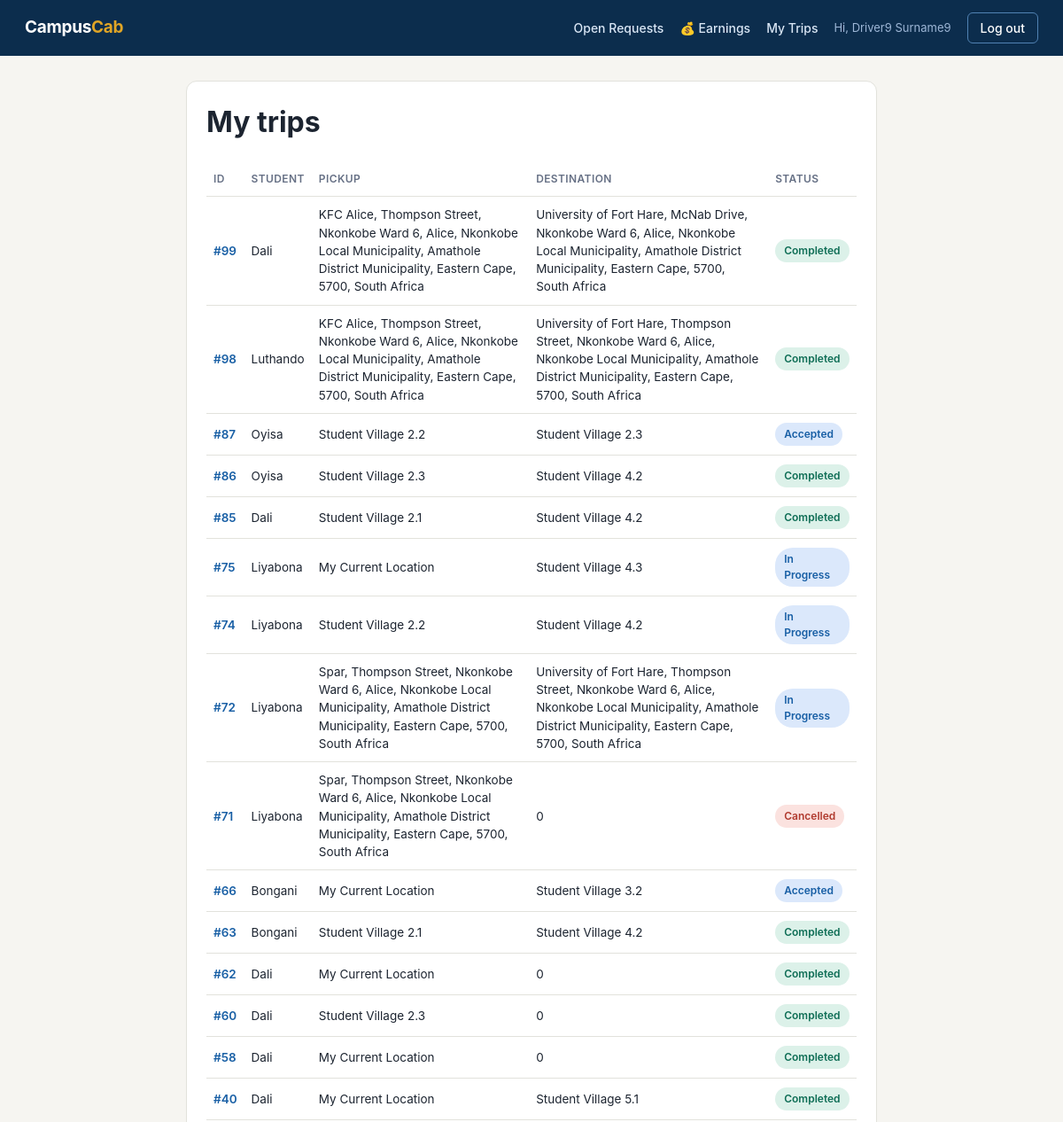
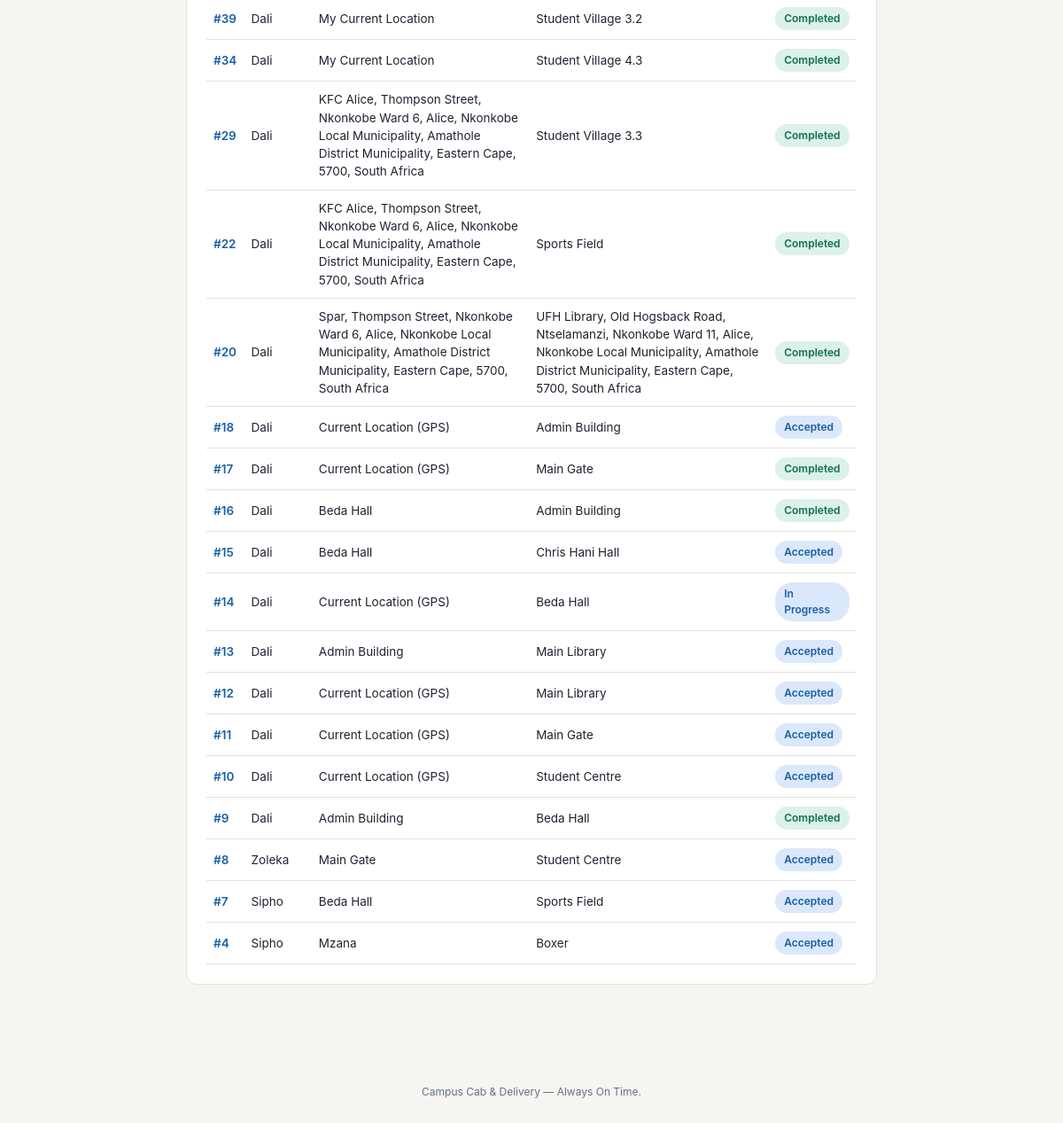
/my_trips.php (signed in), run on the app's committed database (2 pictures, top to bottom).
### tables this page shows
CREATE TABLE `ride` (
  `rideID` int(11) NOT NULL,
  `studentID` int(11) DEFAULT NULL,
  `staffID` int(11) DEFAULT NULL,
  `requester_type` enum('Student','Staff') NOT NULL DEFAULT 'Student',
  `request_type` enum('Ride','Parcel') NOT NULL DEFAULT 'Ride',
  `parcel_details` varchar(255) DEFAULT NULL,
  `DriverID` int(11) DEFAULT NULL,
  `pickup_address` varchar(250) DEFAULT NULL,
  `pickup_latitude` decimal(10,7) DEFAULT NULL,
  `pickup_longitude` decimal(10,7) DEFAULT NULL,
  `destination_address` varchar(250) DEFAULT NULL,
  `destination_latitude` decimal(10,7) DEFAULT NULL,
  `destination_longitude` decimal(10,7) DEFAULT NULL,
  `requested_at` datetime DEFAULT NULL,
  `accepted_at` datetime DEFAULT NULL,
  `started_at` datetime DEFAULT NULL,
  `Completed_at` datetime DEFAULT NULL,
  `ride_status` enum('Requested','Accepted','Driver Arriving','In Progress','Completed','Cancelled') DEFAULT 'Requested',
  `cancellation_reason` varchar(255) DEFAULT NULL,
  `cancelled_at` datetime DEFAULT NULL,
  `estimated_distance_km` decimal(6,2) DEFAULT NULL,
  `estimated_duration_min` int(11) DEFAULT NULL,
  `estimated_price` decimal(8,2) DEFAULT NULL,
  `driver_earning` double NOT NULL,
  `campus_commission` double NOT NULL
);

CREATE TABLE `student` (
  `studentID` int(11) NOT NULL,
  `studentNumber` varchar(9) DEFAULT NULL,
  `studentFname` varchar(50) NOT NULL,
  `studentLname` varchar(50) NOT NULL,
  `studentEmail` varchar(50) NOT NULL,
  `studentPhoneNo` varchar(15) NOT NULL,
  `studentAccount_status` enum('Active','Inactive') DEFAULT 'Active',
  `studentPwd` varchar(255) NOT NULL,
  `verification_token` varchar(64) DEFAULT NULL,
  `token_expiry` datetime DEFAULT NULL,
  `email_verified` tinyint(1) NOT NULL DEFAULT 0
);

### my_trips.php (the view, shortened to what this page needs)
<?php
include 'header.php';
$driverID = $_SESSION['driver_id'];
?>
<div class="card">
    <h1>My trips</h1>
    <table>
        <tr><th>ID</th><th>Student</th><th>Pickup</th><th>Destination</th><th>Status</th></tr>
        <?php
        $result = mysqli_query($conn, "
            SELECT r.rideID, s.studentFname, s.studentLname, r.pickup_address, r.destination_address, r.ride_status
            FROM ride r
            JOIN student s ON r.studentID = s.studentID
            WHERE r.DriverID = $driverID
            ORDER BY r.rideID DESC
        ");
        if (mysqli_num_rows($result) == 0):
        ?>
        <tr><td colspan="5" class="empty">No trips yet — check <a href="driver.php">open requests</a>.</td></tr>
        <?php
        else:
            while ($row = mysqli_fetch_assoc($result)):
            $statusClass = str_replace(' ', '-', $row['ride_status']);
        ?>
        <tr>
            <td><a href="trip.php?id=<?php echo $row['rideID']; ?>">#<?php echo $row['rideID']; ?></a></td>
            <td><?php echo htmlspecialchars($row['studentFname']); ?></td>
            <td><?php echo htmlspecialchars($row['pickup_address']); ?></td>
            <td><?php echo htmlspecialchars($row['destination_address']); ?></td>
            <td><span class="status <?php echo $statusClass; ?>"><?php echo $row['ride_status']; ?></span></td>
        </tr>
        <?php
            endwhile;
        endif;
        ?>
    </table>
</div>
<?php include 'footer.php'; ?>

### style.css (style rules this page uses)
:root { --navy: #0c2d4d; --navy-light: #185fa5; --gold: #e0a526; --gold-dark: #b8860f; --teal: #0f6e56; --teal-bg: #dcf1e9; --coral: #b03a2e; --coral-bg: #fbe2df; --amber-bg: #fbecc9; --amber-text: #8a6d00; --ink: #1c2430; --muted: #667085; --border: #e2e2dc; --bg: #f6f5f1; --card: #ffffff; }
* { box-sizing: border-box; }
body { font-family: -apple-system, "Segoe UI", Roboto, Helvetica, Arial, sans-serif; background: var(--bg); color: var(--ink); margin: 0; line-height: 1.5; }
.card { background: var(--card); border: 1px solid var(--border); border-radius: 12px; padding: 22px; margin-bottom: 20px; }
.card h1, .card h2 { margin-top: 0; }
table { width: 100%; border-collapse: collapse; margin-top: 4px; }
th, td { text-align: left; padding: 10px 8px; border-bottom: 1px solid var(--border); font-size: 13.5px; }
th { color: var(--muted); font-weight: 600; font-size: 12px; text-transform: uppercase; letter-spacing: 0.4px; }
td a { color: var(--navy-light); text-decoration: none; font-weight: 600; }
.status { display: inline-block; padding: 4px 10px; border-radius: 20px; font-size: 12px; font-weight: 600; background: #eee; }
.status.Completed { background: var(--teal-bg); color: var(--teal); }
.status.Accepted, .status.In-Progress, .status.Driver-Arriving { background: #dbe8fb; color: var(--navy-light); }
.status.Cancelled { background: var(--coral-bg); color: var(--coral); }

### data on the page
ride: rideID "99", studentID.studentFname "Dali", pickup_address "KFC Alice, Thompson Street, Nkonkobe Ward 6, Alice, Nkonkobe Local Municipality, Amathole District Municipality, Eastern Cape, 5700, South Africa", destination_address "University of Fort Hare, McNab Drive, Nkonkobe Ward 6, Alice, Nkonkobe Local Municipality, Amathole District Municipality, Eastern Cape, 5700, South Africa", ride_status "Completed"
ride: rideID "98", studentID.studentFname "Luthando", pickup_address "KFC Alice, Thompson Street, Nkonkobe Ward 6, Alice, Nkonkobe Local Municipality, Amathole District Municipality, Eastern Cape, 5700, South Africa", destination_address "University of Fort Hare, Thompson Street, Nkonkobe Ward 6, Alice, Nkonkobe Local Municipality, Amathole District Municipality, Eastern Cape, 5700, South Africa", ride_status "Completed"
ride: rideID "87", studentID.studentFname "Oyisa", pickup_address "Student Village 2.2", destination_address "Student Village 2.3", ride_status "Accepted"
ride: rideID "86", studentID.studentFname "Oyisa", pickup_address "Student Village 2.3", destination_address "Student Village 4.2", ride_status "Completed"
ride: rideID "85", studentID.studentFname "Dali", pickup_address "Student Village 2.1", destination_address "Student Village 4.2", ride_status "Completed"
ride: rideID "75", studentID.studentFname "Liyabona", pickup_address "My Current Location", destination_address "Student Village 4.3", ride_status "In Progress"
ride: rideID "74", studentID.studentFname "Liyabona", pickup_address "Student Village 2.2", destination_address "Student Village 4.2", ride_status "In Progress"
ride: rideID "72", studentID.studentFname "Liyabona", pickup_address "Spar, Thompson Street, Nkonkobe Ward 6, Alice, Nkonkobe Local Municipality, Amathole District Municipality, Eastern Cape, 5700, South Africa", destination_address "University of Fort Hare, Thompson Street, Nkonkobe Ward 6, Alice, Nkonkobe Local Municipality, Amathole District Municipality, Eastern Cape, 5700, South Africa", ride_status "In Progress"
ride: rideID "71", studentID.studentFname "Liyabona", pickup_address "Spar, Thompson Street, Nkonkobe Ward 6, Alice, Nkonkobe Local Municipality, Amathole District Municipality, Eastern Cape, 5700, South Africa", destination_address "0", ride_status "Cancelled"
ride: rideID "66", studentID.studentFname "Bongani", pickup_address "My Current Location", destination_address "Student Village 3.2", ride_status "Accepted"
ride: rideID "63", studentID.studentFname "Bongani", pickup_address "Student Village 2.1", destination_address "Student Village 4.2", ride_status "Completed"
ride: rideID "62", studentID.studentFname "Dali", pickup_address "My Current Location", destination_address "0", ride_status "Completed"
ride: rideID "60", studentID.studentFname "Dali", pickup_address "Student Village 2.3", destination_address "0", ride_status "Completed"
ride: rideID "58", studentID.studentFname "Dali", pickup_address "My Current Location", destination_address "0", ride_status "Completed"
ride: rideID "40", studentID.studentFname "Dali", pickup_address "My Current Location", destination_address "Student Village 5.1", ride_status "Completed"
ride: rideID "39", studentID.studentFname "Dali", pickup_address "My Current Location", destination_address "Student Village 3.2", ride_status "Completed"
ride: rideID "34", studentID.studentFname "Dali", pickup_address "My Current Location", destination_address "Student Village 4.3", ride_status "Completed"
ride: rideID "29", studentID.studentFname "Dali", pickup_address "KFC Alice, Thompson Street, Nkonkobe Ward 6, Alice, Nkonkobe Local Municipality, Amathole District Municipality, Eastern Cape, 5700, South Africa", destination_address "Student Village 3.3", ride_status "Completed"
ride: rideID "22", studentID.studentFname "Dali", pickup_address "KFC Alice, Thompson Street, Nkonkobe Ward 6, Alice, Nkonkobe Local Municipality, Amathole District Municipality, Eastern Cape, 5700, South Africa", destination_address "Sports Field", ride_status "Completed"
ride: rideID "20", studentID.studentFname "Dali", pickup_address "Spar, Thompson Street, Nkonkobe Ward 6, Alice, Nkonkobe Local Municipality, Amathole District Municipality, Eastern Cape, 5700, South Africa", destination_address "UFH Library, Old Hogsback Road, Ntselamanzi, Nkonkobe Ward 11, Alice, Nkonkobe Local Municipality, Amathole District Municipality, Eastern Cape, 5700, South Africa", ride_status "Completed"
ride: rideID "18", studentID.studentFname "Dali", pickup_address "Current Location (GPS)", destination_address "Admin Building", ride_status "Accepted"
ride: rideID "17", studentID.studentFname "Dali", pickup_address "Current Location (GPS)", destination_address "Main Gate", ride_status "Completed"
ride: rideID "16", studentID.studentFname "Dali", pickup_address "Beda Hall", destination_address "Admin Building", ride_status "Completed"
ride: rideID "15", studentID.studentFname "Dali", pickup_address "Beda Hall", destination_address "Chris Hani Hall", ride_status "Accepted"
ride: rideID "14", studentID.studentFname "Dali", pickup_address "Current Location (GPS)", destination_address "Beda Hall", ride_status "In Progress"
ride: rideID "13", studentID.studentFname "Dali", pickup_address "Admin Building", destination_address "Main Library", ride_status "Accepted"
ride: rideID "12", studentID.studentFname "Dali", pickup_address "Current Location (GPS)", destination_address "Main Library", ride_status "Accepted"
ride: rideID "11", studentID.studentFname "Dali", pickup_address "Current Location (GPS)", destination_address "Main Gate", ride_status "Accepted"
ride: rideID "10", studentID.studentFname "Dali", pickup_address "Current Location (GPS)", destination_address "Student Centre", ride_status "Accepted"
ride: rideID "9", studentID.studentFname "Dali", pickup_address "Admin Building", destination_address "Beda Hall", ride_status "Completed"
ride: rideID "8", studentID.studentFname "Zoleka", pickup_address "Main Gate", destination_address "Student Centre", ride_status "Accepted"
ride: rideID "7", studentID.studentFname "Sipho", pickup_address "Beda Hall", destination_address "Sports Field", ride_status "Accepted"
ride: rideID "4", studentID.studentFname "Sipho", pickup_address "Mzana", destination_address "Boxer", ride_status "Accepted"

### other printed values
$_SESSION['driver_name'] "Driver9 Surname9"
